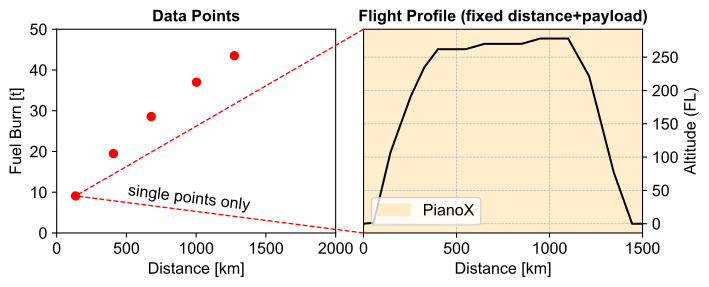

Recreate this plot in Python.
#%%
# runs code as interactive cell 
# https://code.visualstudio.com/docs/python/jupyter-support-py

# IMPORTS #######################################

# sys
import os
# plotting
import matplotlib.pyplot as plt
# unit conversion
cm = 1/2.54 # for inches-cm conversion
# time manipulation
from datetime import datetime
# data science
import numpy as np
import pandas as pd
# file paths
from pathlib import Path
from matplotlib.patches import Patch

# SETUP #########################################

plt.rcParams.update({
    "font.family": "Arial",
    'font.size': 12
})

# DATA IMPORT ###################################

# DATA MANIPULATION #############################

data = np.array([
    [0,0],
    [54, 136],
    [145, 10724],
    [254, 19140],
    [327, 23484],
    [400, 26200], #TOC
    [550, 26200],
    [650, 27000],
    [850, 27000],
    [950, 27800],
    [1100, 27800], #TOD
    [1213, 22127],
    [1345, 7738],
    [1444, 0],
    [1516, 0]
])

x = data[:, 0]
y = data[:, 1]


# FIGURE ########################################

# SETUP ######################

fig, (ax1, ax2) = plt.subplots(
    num='main',
    nrows=1,
    ncols=2,
    dpi=300,
    figsize=(20*cm, 7*cm),  # Adjusted for two figures side by side
    gridspec_kw={'wspace': 0.1}
)

# AXIS LIMITS ################

ax2.set_xlim(0, 1500)
ax1.set_xlim(0, 2000)
ax1.set_ylim(0, 50)

# TICKS AND LABELS ###########

ax2.grid(True, which='both', linestyle='--', linewidth=0.5)

ax2.yaxis.tick_right()

ax2.set_xlabel('Distance [km]')
ax2.yaxis.set_label_position("right")
ax2.set_ylabel('Altitude (FL)')
yticks = [0,5000,10000,15000,20000,25000,30000]
ax2.set_yticks(yticks)
ax2.set_yticklabels([int(tick) // 100 for tick in yticks])

# GRIDS ######################

# AXIS LABELS ################

ax1.set_xlabel('Distance [km]')
ax1.set_ylabel('Fuel Burn [t]')
ax1.set_title('Data Points', fontsize=12, fontweight='bold')
ax2.set_title('Flight Profile (fixed distance+payload)', fontsize=12, fontweight='bold')

# PLOTTING ###################

# Get the position of the right subplot in figure coordinates
bbox = ax2.get_position()

# The y-coordinates of your lowest and highest data points in figure coordinates
y_bottom_target = 0.25
y_top_target = 0.58

# Line from bottom left of ax2 to the lowest data point
line1 = plt.Line2D(
    [bbox.x0, 0.15],
    [bbox.y0, y_bottom_target],
    transform=fig.transFigure,
    color="red",
    linewidth=1,
    linestyle="--"
)
fig.add_artist(line1)

# Line from top left of ax2 to the SAME lowest data point
line2 = plt.Line2D(
    [bbox.x0, 0.15],
    [bbox.y1, y_bottom_target], # MODIFIED: Points to the same y-coordinate as line1
    transform=fig.transFigure,
    color="red",
    linewidth=1,
    linestyle="--"
)
fig.add_artist(line2)

# Adjust text position
text_x = 0.3
text_y = 0.24
fig.text(
    text_x, text_y,
    'single points only',
    ha='center', va='center',
    rotation=-7,
    color='black',
    fontsize=12
)

# Plotting the individual data points on ax1
ax1.plot(0.15, 0.25, 'ro', transform=fig.transFigure)
ax1.plot(0.2, 0.41, 'ro', transform=fig.transFigure)
ax1.plot(0.25, 0.55, 'ro', transform=fig.transFigure)
ax1.plot(0.31, 0.68, 'ro', transform=fig.transFigure)
ax1.plot(0.36, 0.78, 'ro', transform=fig.transFigure)

# Generate data for ax1's curve
x1 = np.linspace(0, 2000, 100)
y1 = 5 * np.exp(0.0005 * x1)
ax1.plot(x1, y1, linestyle='-', color='white')

# Plot the flight profile on ax2
ax2.plot(
    x,
    y,
    linestyle='-',
    color='k'
)

# Add the shaded region to ax2
ax2.axvspan(
    0,
    1500, 
    color='orange', 
    alpha=0.2
)

# LEGEND ####################

legend_elements = [
    Patch(facecolor='orange', edgecolor='orange', alpha=0.2, label='PianoX'),
]
ax2.legend(handles=legend_elements, loc='lower left')

# EXPORT #########################################

# Safely create the figure name to avoid errors in certain environments
try:
    figure_name: str = str(Path(__file__).stem + '.svg')
except NameError:
    figure_name = "output.svg"


plt.savefig(
    fname = figure_name,
    format="svg",
    bbox_inches='tight',
    transparent = False
)
